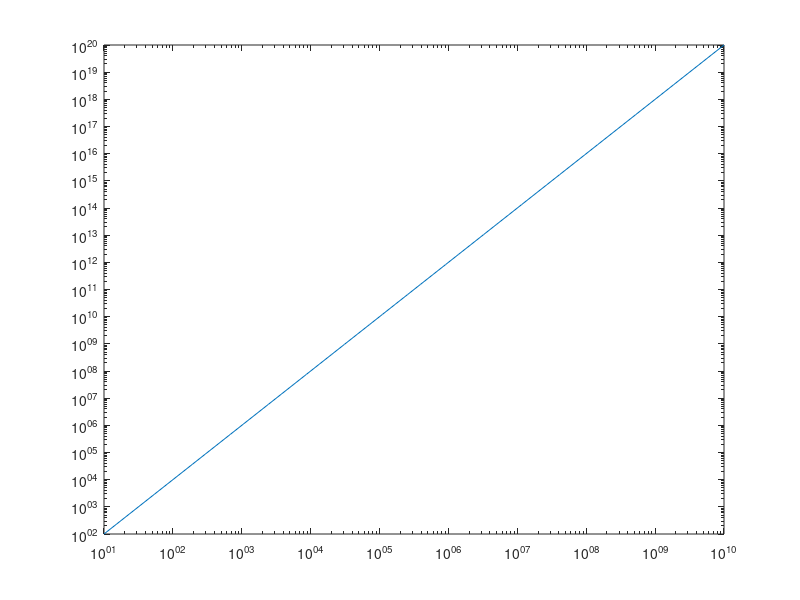

This chart was generated by the following MATLAB code: (Note: this script raises an error after producing the figure.)
%% row vector
a=[1 2 3]
%% column vector
b=[3;6;9]
%% 2D matrix
c=[1 4 6; 7 3 2; 6 4 3]
%% comment
% nvdsjvhsdjvh
%% degree to faranheit
c=40
f=(c*(9/5))+32
%% fins value of pattern for value x
x=1.5
s=1-((x^2)/(factorial(2)))+((x^4)/(factorial(4)))-((x^6)/(factorial(6)))+((x^8)/(factorial(8)))
%% calculate function f1 f2
a=-190.5.*(10.^(-2))
b=14.6*(10.^3)
c=0.00056
d= 456.28

f1=((a*b)/(c*d)) +a*b
f2=(a/(b*c))-(d/a)
%% area and perimeter of circle
r=5
area=pi*(r.^2)
perimeter=2*pi*r
%% row vector
a=2:3:40
b=11:1:5
x=linspace(3,10,50)
y=logspace(2,10,20)
%% reshape matrix
a=[10 20 30;2 5 6;7 8 9]
b=a(:)
c(2,2)=10
d(2,1:2)=[3 4]
a=[2 4 2;6 8 4;9 8 7]
a(2,2)=10
a(:,1:2)=[]
%% rank and transpose matrix
a=[2 4 6; 5 7 9; 2 5 7; 4 7 5]
rank(a)
a'
%% logical operation
a=[2 3 4]
b=[5 6 0]
c=a&b
%% UNIT 2
%% loglog

x=logspace(1,10)
y=x.^2
loglog(x,y)
%% polarplot
theta=linspace(0,2*pi,25)
rho=2.*theta
p=polarplot(theta,rho,"r")
%% multiple polarplot
theta=linspace(0,2*pi,25)
rho=2.*theta
p=polarplot(theta,rho,"r")
hold on
rho2=5.*theta
polarplot(theta,rho2,"k--")
hold off
%% beta value calculate
a=[1 2 ;3 4];
b=1;
beta(b,a)
%% gamma calculate and plot
x=0.5:9
y=gamma(x)
fplot(@gamma)



